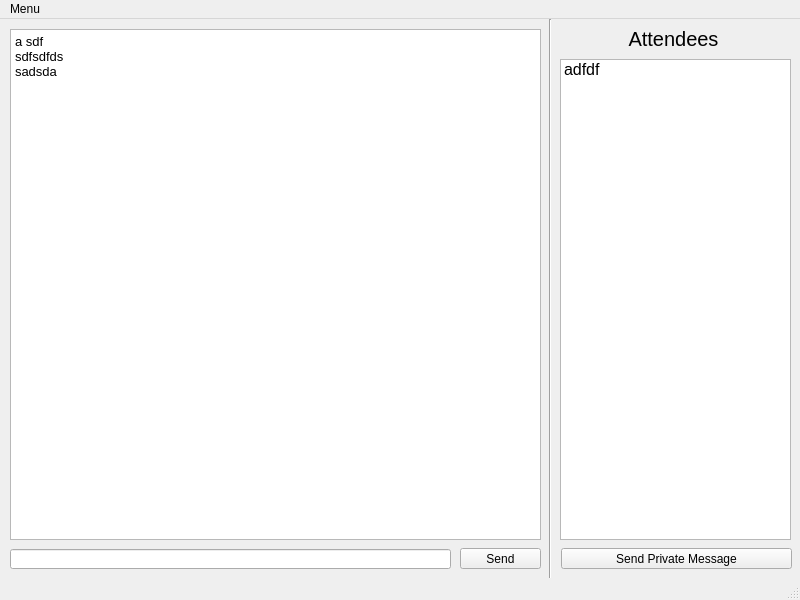
<?xml version="1.0" encoding="UTF-8"?>
<ui version="4.0">
 <class>MainWindow</class>
 <widget class="QMainWindow" name="MainWindow">
  <property name="enabled">
   <bool>true</bool>
  </property>
  <property name="geometry">
   <rect>
    <x>0</x>
    <y>0</y>
    <width>800</width>
    <height>600</height>
   </rect>
  </property>
  <property name="sizePolicy">
   <sizepolicy hsizetype="Fixed" vsizetype="Fixed">
    <horstretch>0</horstretch>
    <verstretch>0</verstretch>
   </sizepolicy>
  </property>
  <property name="minimumSize">
   <size>
    <width>800</width>
    <height>600</height>
   </size>
  </property>
  <property name="maximumSize">
   <size>
    <width>800</width>
    <height>600</height>
   </size>
  </property>
  <property name="windowTitle">
   <string>Chatroom</string>
  </property>
  <widget class="QWidget" name="centralwidget">
   <property name="sizePolicy">
    <sizepolicy hsizetype="Fixed" vsizetype="Fixed">
     <horstretch>0</horstretch>
     <verstretch>0</verstretch>
    </sizepolicy>
   </property>
   <widget class="Line" name="line">
    <property name="geometry">
     <rect>
      <x>540</x>
      <y>0</y>
      <width>20</width>
      <height>561</height>
     </rect>
    </property>
    <property name="sizePolicy">
     <sizepolicy hsizetype="Fixed" vsizetype="Fixed">
      <horstretch>0</horstretch>
      <verstretch>0</verstretch>
     </sizepolicy>
    </property>
    <property name="orientation">
     <enum>Qt::Vertical</enum>
    </property>
   </widget>
   <widget class="QPlainTextEdit" name="chatHistory">
    <property name="enabled">
     <bool>true</bool>
    </property>
    <property name="geometry">
     <rect>
      <x>10</x>
      <y>10</y>
      <width>531</width>
      <height>511</height>
     </rect>
    </property>
    <property name="font">
     <font>
      <pointsize>10</pointsize>
     </font>
    </property>
    <property name="readOnly">
     <bool>true</bool>
    </property>
    <property name="plainText">
     <string>a sdf
sdfsdfds
sadsda</string>
    </property>
   </widget>
   <widget class="QLineEdit" name="messageBox">
    <property name="geometry">
     <rect>
      <x>10</x>
      <y>530</y>
      <width>441</width>
      <height>20</height>
     </rect>
    </property>
   </widget>
   <widget class="QPushButton" name="sendPublicButton">
    <property name="geometry">
     <rect>
      <x>460</x>
      <y>529</y>
      <width>81</width>
      <height>21</height>
     </rect>
    </property>
    <property name="text">
     <string>Send</string>
    </property>
    <property name="checkable">
     <bool>false</bool>
    </property>
   </widget>
   <widget class="QLabel" name="attendeesLabel">
    <property name="geometry">
     <rect>
      <x>558</x>
      <y>10</y>
      <width>231</width>
      <height>20</height>
     </rect>
    </property>
    <property name="font">
     <font>
      <pointsize>15</pointsize>
     </font>
    </property>
    <property name="text">
     <string>Attendees</string>
    </property>
    <property name="alignment">
     <set>Qt::AlignCenter</set>
    </property>
   </widget>
   <widget class="QListWidget" name="attendeesList">
    <property name="geometry">
     <rect>
      <x>560</x>
      <y>40</y>
      <width>231</width>
      <height>481</height>
     </rect>
    </property>
    <property name="font">
     <font>
      <pointsize>12</pointsize>
      <underline>false</underline>
      <strikeout>false</strikeout>
      <kerning>true</kerning>
     </font>
    </property>
    <item>
     <property name="text">
      <string>adfdf</string>
     </property>
    </item>
   </widget>
   <widget class="QPushButton" name="sendPrivateButton">
    <property name="geometry">
     <rect>
      <x>561</x>
      <y>529</y>
      <width>231</width>
      <height>21</height>
     </rect>
    </property>
    <property name="text">
     <string>Send Private Message</string>
    </property>
   </widget>
  </widget>
  <widget class="QMenuBar" name="menubar">
   <property name="geometry">
    <rect>
     <x>0</x>
     <y>0</y>
     <width>800</width>
     <height>20</height>
    </rect>
   </property>
   <widget class="QMenu" name="menuMenu">
    <property name="title">
     <string>Menu</string>
    </property>
    <addaction name="actionExit"/>
   </widget>
   <addaction name="menuMenu"/>
  </widget>
  <widget class="QStatusBar" name="statusbar"/>
  <action name="actionExit">
   <property name="text">
    <string>Exit</string>
   </property>
  </action>
 </widget>
 <resources/>
 <connections/>
</ui>
